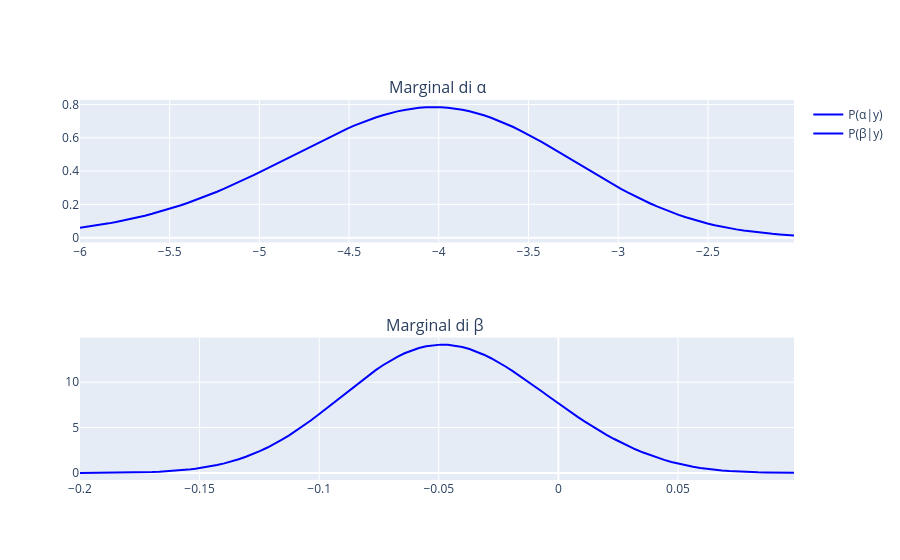

This figure's notebook cell:
### Code cell
fig = make_subplots(rows=2, cols=1, subplot_titles=('Marginal di α', 'Marginal di β '))
fig.add_trace(go.Scatter(x=alpha_range, y=marginal_alpha, name='P(α|y)', line=dict(color='blue')),row=1, col=1)
fig.add_trace(go.Scatter(x=beta_range, y=marginal_beta, name='P(β|y)', line=dict(color='blue')),row=2, col=1)
fig.show()
